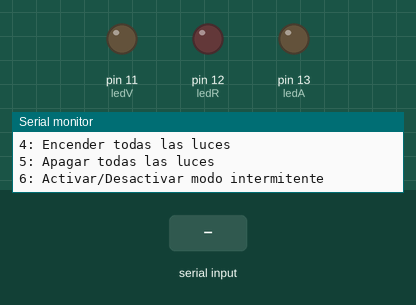
Simulated run of this sketch. Board: Arduino Uno, built with avr-gcc and run on an emulated ATmega328P. Shown: output pins drawn as LEDs (lit = HIGH), the last lines printed to the serial monitor. Dashed ring = blinking. The inputs (shaded band) are chosen by the test bench.

Above: at 1.3 s.
1.4 s: "6" received over Serial
At 1.9 s:
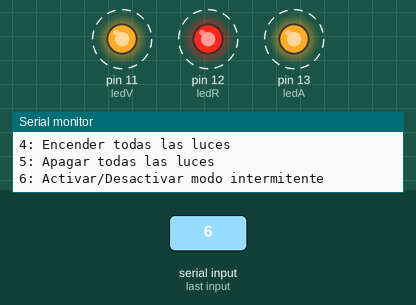
4.4 s: "1" received over Serial
At 4.66 s:
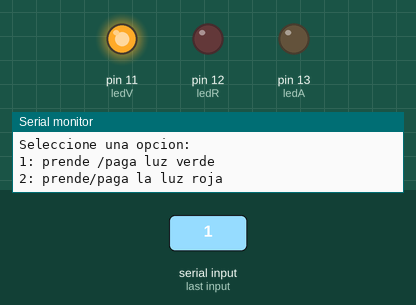
7.4 s: "2" received over Serial
At 7.83 s:
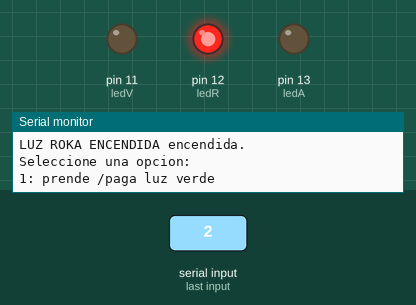
10.4 s: "3" received over Serial
Timing chart, 0 to 14.4 s (numbered marks = the images above; inputs shaded):
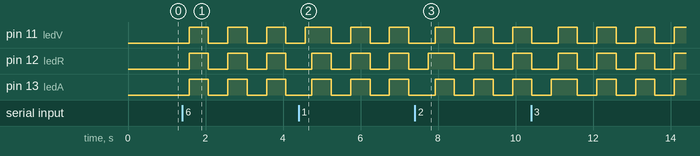

Measured:
- after the input at 1.4 s, pin 11 (ledV), pin 12 (ledR), pin 13 (ledA): alternates HIGH for 0.50 s and LOW for 0.50 s, starting after 0.18 s

The sketch:

super_gaaris1.ino
```cpp
// Definición de pines para las luces
int ledR = 12;
int ledA = 13;
int ledV = 11;

// Variables para los estados de los LEDs
bool ledRState = false;
bool ledAState = false;
bool ledVState = false;

// Variable para el modo intermitente
bool blinkMode = false;

void setup() {
  // Configurar los pines como salida
  pinMode(ledR, OUTPUT);
  pinMode(ledA, OUTPUT);
  pinMode(ledV, OUTPUT);

  // Iniciar la comunicación serial
  Serial.begin(9600);
  Serial.println("     LABORATORIO LED.");
  mostrarMenu();  // Mostrar el menú al iniciar


}

void loop() {
  // Verifica si hay datos disponibles en el Serial Monitor
  if (Serial.available()) {
    // Leer el comando enviado desde el Serial Monitor
    char comando = Serial.read();

    // Validación y ejecución de comandos usando switch-case
    switch (comando) {
      case '1':
        ledVState = !ledVState;  // Alternar estado de la luz verde
        digitalWrite(ledV, ledVState ? HIGH : LOW);
        Serial.println(ledVState ? "  LUZ VERDE ENCENDIDA." : "   LUZ VERDE APAGADA.");
        break;

      case '2':
        ledRState = !ledRState;  // Alternar estado de la luz roja
        digitalWrite(ledR, ledRState ? HIGH : LOW);
        Serial.println(ledRState ? "LUZ ROKA ENCENDIDA encendida." : "Luz roja apagada.");
        break;

      case '3':
        ledAState = !ledAState;  // Alternar estado de la luz amarilla
        digitalWrite(ledA, ledAState ? HIGH : LOW);
        Serial.println(ledAState ? "Luz amarilla encendida." : "Luz amarilla apagada.");
        break;

      case '4':
        ledVState = true;  // Encender todas las luces
        ledRState = true;
        ledAState = true;
        digitalWrite(ledV, HIGH);
        digitalWrite(ledR, HIGH);
        digitalWrite(ledA, HIGH);
        Serial.println("Todas las luces encendidas.");
        break;

      case '5':
        ledVState = false;  // Apagar todas las luces
        ledRState = false;
        ledAState = false;
        digitalWrite(ledV, LOW);
        digitalWrite(ledR, LOW);
        digitalWrite(ledA, LOW);
        Serial.println("Todas las luces apagadas.");
        break;

      case '6':
        blinkMode = !blinkMode;  // Alternar modo intermitente
        if (blinkMode) {
          Serial.println("Modo intermitente activado.");
        } else {
          Serial.println("Modo intermitente desactivado.");
          // Apagar todas las luces si se desactiva el modo intermitente
          digitalWrite(ledV, LOW);
          digitalWrite(ledR, LOW);
          digitalWrite(ledA, LOW);
        }
        break;

      default:
        Serial.println("  DATO NO VALIDO.");
        break;
    }

    // Volver a mostrar el menú después de cada comando
    mostrarMenu();
  }

  // Si el modo intermitente está activado, parpadea las luces
  if (blinkMode) {
    digitalWrite(ledR, HIGH);
    digitalWrite(ledA, HIGH);
    digitalWrite(ledV, HIGH);
    delay(500);
    digitalWrite(ledR, LOW);
    digitalWrite(ledA, LOW);
    digitalWrite(ledV, LOW);
    delay(500);
  }
}

// Función para mostrar el menú en el Serial Monitor
void mostrarMenu() {//no devuelve ningun valor
  Serial.println("Seleccione una opcion:");
  Serial.println("1: prende /paga luz verde");
  Serial.println("2: prende/paga la luz roja");
  Serial.println("3:prende /paga Luz amarilla");
  Serial.println("4: Encender todas las luces");
  Serial.println("5: Apagar todas las luces");
  Serial.println("6: Activar/Desactivar modo intermitente");
}
```
